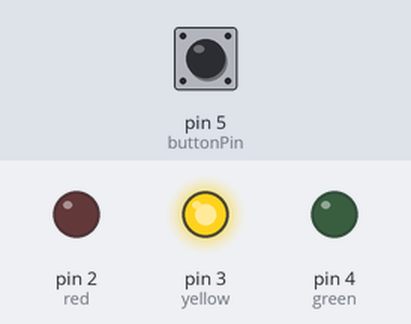
This sketch was run on a simulated Arduino Uno, built with avr-gcc and run on an emulated ATmega328P. Shown: output pins drawn as LEDs (lit = HIGH). The test bench sets the inputs (shaded band); at power-on: pin 5 (buttonPin) LOW.

Above: at 0.2 s.
At 7.2 s:
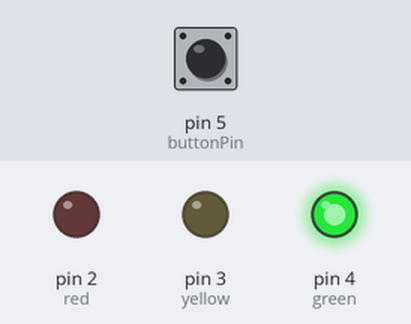
At 13.7 s:
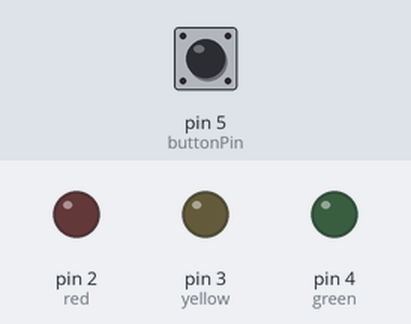
At 20.2 s:
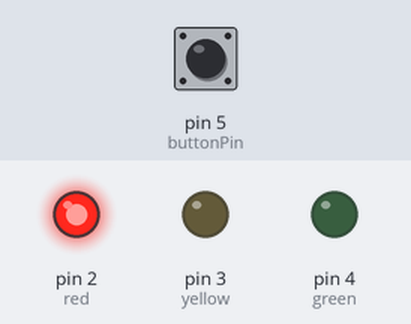
Timing chart, 0 to 36.4 s (numbered marks = the images above):
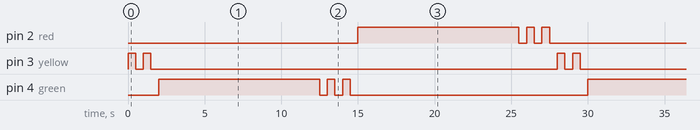

Measured:
- by itself, pin 2 (red), pin 4 (green): repeats every 28.0 s: 2 × (LOW 0.50 s, HIGH 0.50 s), LOW 15.5 s, HIGH 10.5 s
- by itself, pin 3 (yellow): repeats every 28.0 s: LOW 0.50 s, HIGH 0.50 s, LOW 26.5 s, HIGH 0.50 s
- by itself, everything shown: repeats every 28.0 s, in 16 steps

The sketch:

traffic_control.ino
```cpp
// Pin assignments
int red = 2;
int yellow = 3; // Corrected spelling
int green = 4;
int buttonPin = 5; // Pin for the push button
int buttonState = 0; // Variable to store the button state

void setup() {
  pinMode(red, OUTPUT);
  digitalWrite(red, LOW);
  pinMode(yellow, OUTPUT);
  digitalWrite(yellow, LOW);
  pinMode(green, OUTPUT);
  digitalWrite(green, LOW);
  pinMode(buttonPin, INPUT); // Set button pin as input
  Serial.begin(9600);
}

void loop() {
  buttonState = digitalRead(buttonPin); // Read the state of the button

  if (buttonState == HIGH) { // If the button is pressed
    digitalWrite(red, HIGH); // Turn on the red light
    digitalWrite(yellow, LOW); // Ensure yellow light is off
    digitalWrite(green, LOW); // Ensure green light is off
  } else { // If the button is not pressed
    // Normal traffic light sequence
    // Yellow light flashing
    for (int i = 0; i < 2; i++) {
      digitalWrite(yellow, HIGH);
      delay(500);
      digitalWrite(yellow, LOW);
      delay(500);
    }

    // Green light sequence
    digitalWrite(green, HIGH);
    delay(10000);
    digitalWrite(green, LOW);
    for (int i = 0; i < 3; i++) {
      digitalWrite(green, HIGH);
      delay(500);
      digitalWrite(green, LOW);
      delay(500);
    }

    // Red light sequence
    digitalWrite(red, HIGH);
    delay(10000);
    digitalWrite(red, LOW);
    for (int i = 0; i < 3; i++) {
      digitalWrite(red, HIGH);
      delay(500);
      digitalWrite(red, LOW);
      delay(500);
    }
  }
}
```
